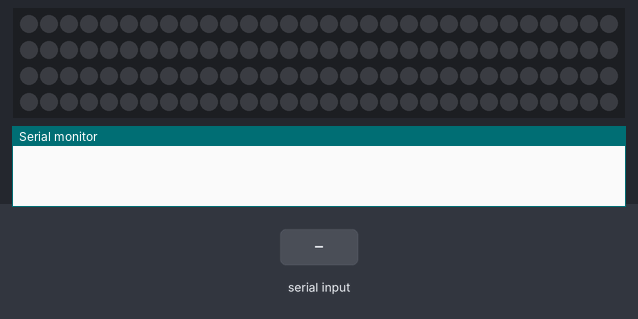
The sketch below on a simulated Arduino Uno, built with avr-gcc and run on an emulated ATmega328P. Shown: 120 RGB LEDs in strip order, left to right, continuing on the next row, the last lines printed to the serial monitor. The test bench sets the inputs (shaded band). Dim RGB values are drawn brighter than linear.

Above: at 1.2 s.
1.3 s: "top" received over Serial
At 3.2 s:
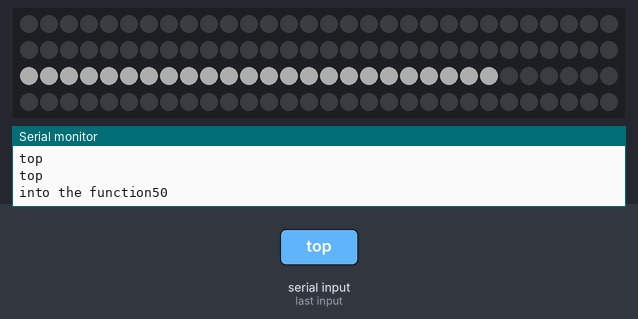
3.8 s: "all" received over Serial
At 6.0 s:
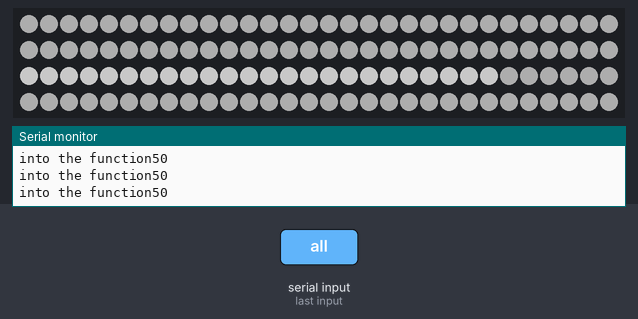
6.3 s: "right" received over Serial
8.8 s: "left" received over Serial
11.3 s: "bottom" received over Serial
Timing chart, 0 to 14.3 s (numbered marks = the images above; inputs shaded):
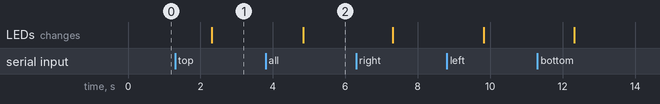

Measured:
- after the input at 1.3 s, the LEDs: change after 1.0 s (image 1)
- after the input at 3.8 s, the LEDs: change after 1.0 s (image 2)

The sketch:

Telewindow_Lights_for_HC_05_with_buttons.ino
```cpp
//This is the version of Bluetooth control with button presses.
//Each press increases brightness by 50
//Make sure the number of pixels is correct if using a different lighting rig.
//This is for a rig with 4 sides, with 24 pixels vertically and 36 pixels horizontally

#include <SPI.h>
#include <Adafruit_NeoPixel.h>
#ifdef __AVR__
#include <avr/power.h>
#endif
#include <Arduino.h>
#include <SPI.h>

#if SOFTWARE_SERIAL_AVAILABLE
#include <SoftwareSerial.h>
#endif


#define PIN 6

String state = "";


Adafruit_NeoPixel strip = Adafruit_NeoPixel(120, PIN, NEO_GRB + NEO_KHZ800);


uint8_t current_state = 0;
bool pressed = false;
int increment = 50;

int totalCoord[3] = {0, 120, 0};
int leftCoord[3] = {0, 23, 0};
int rightCoord[3] = {24, 59, 0};
int topCoord[3] = {60, 83, 0};
int bottomCoord[3] = {84, 119, 0};

void setup() {
  Serial.begin(9600);


  //Neopixel Initialization

    strip.begin();
    for (int i = 0; i > 120; i++) {
     strip.setPixelColor(i, strip.Color(0, 0, 0));
    }
    pinMode(PIN, OUTPUT);
    pinMode(8, INPUT);

}

void loop() {

  if (Serial.available() > 0) { // Checks whether data is comming from the serial port
    state = Serial.readString(); // Reads the data from the serial port
    Serial.println(state);

    if (state == "top") {
      Serial.println(state);

      changeBrightness(increment, topCoord, 1);

    }
  }
  else if (state == "right") {
    Serial.println(state);
    changeBrightness(increment, rightCoord, 1);


  }

  else if (state == "left") {
    Serial.println(state);
    changeBrightness(increment, leftCoord, 1);

  }  else if (state == "bottom") {
    Serial.println(state);
    changeBrightness(increment, bottomCoord, 1);

  }
  else if (state == "all") {
    Serial.println(state);
    changeBrightness(increment, topCoord, 1);
    changeBrightness(increment, bottomCoord, 1);
    changeBrightness(increment, leftCoord, 1);
    changeBrightness(increment, rightCoord, 1);


  }


  strip.show();


}

void changeBrightness(int increment, int side[3], int sign) { //sign - 1 or -1, indicates increase or decrease
  Serial.print("into the function");
  int currentBrightness = side[2];
  int newBrightness = currentBrightness;
  if (currentBrightness < 250 ) {
    newBrightness = currentBrightness + increment;
  } else if (currentBrightness == 250) {
    newBrightness = 0;
  }

    for (int i = side[0]; i <= side[1]; i++) {
    strip.setPixelColor(i, strip.Color(newBrightness, newBrightness, newBrightness));
    }
  side[2] = newBrightness;
  Serial.println(side[2]);
  state = "";
}
```
